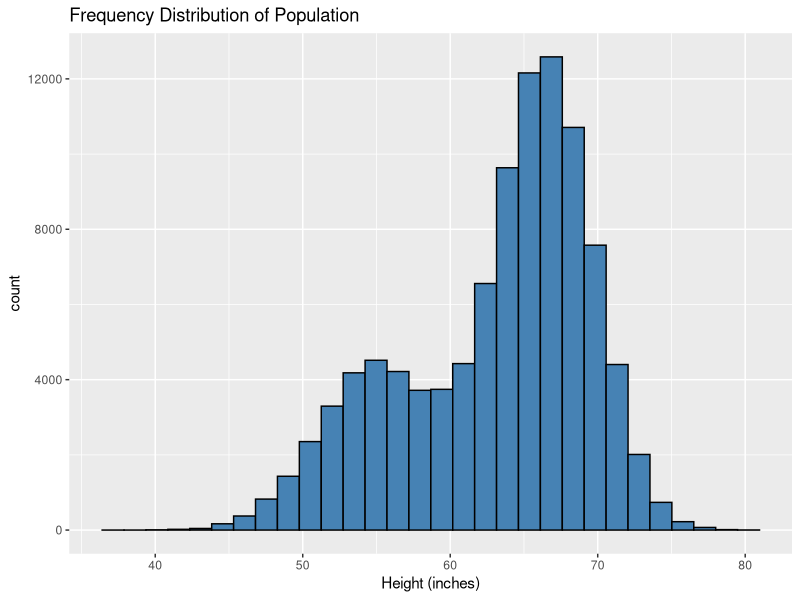
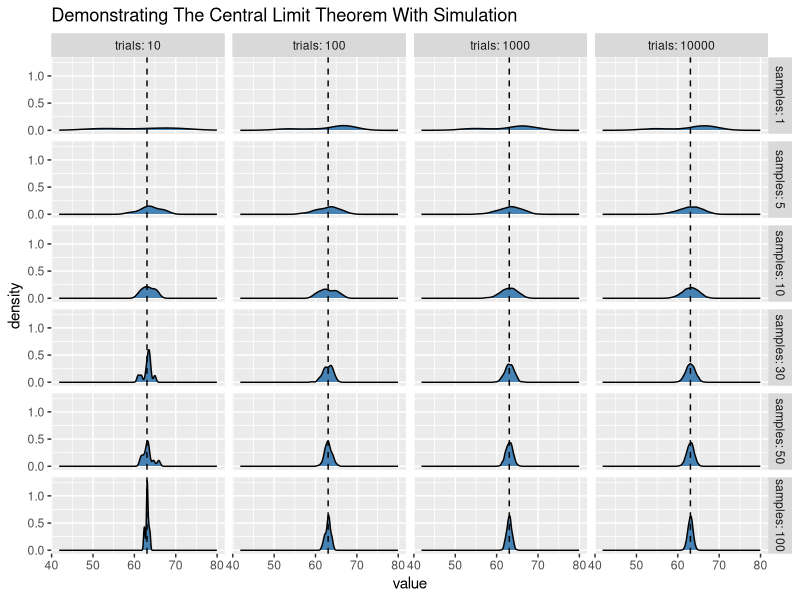

Generate these figures, in order, with R:
#load required packages

library(ggplot2, knitr) 
set.seed(7759) #So population is the same for all

# Create a populationfrom 70,000 adults and 30,000 10-yr olds
adult <- rnorm(70000, mean = 66.5, sd = 3.25)
child <- rnorm(30000, mean = 55, sd =4)
pop <- c(adult, child)

# Calculate population mean and sd
(mu <- mean(pop))
(sigma <- sd(pop))

# Converts vector of people into a data frame (one column of values)
poppdf <- as.data.frame(pop)

# Make histogram of the population
hg <- ggplot(poppdf, aes(x = pop)) + stat_bin(color = "black", fill = "steelblue", bins=30) + 
  ggtitle("Frequency Distribution of Population") + xlab("Height (inches)")
hg

#Pick random sample size 10
set.seed(NULL)
draw10 = sample(pop, size = 10, replace = TRUE)

#
n <- c(1, 5, 10, 30, 50, 100)  #size n of each sample
t <- c(10, 100, 1000, 10000) #number of samples size n picked

df <- data.frame() #initialize our empty data frame

# Run the simulation
for(i in n) { #for each value of n...
  col <- c()
  for(j in t) { #we loop through each value of t...
    trial <- 1:j
    counter <- j #set up an egg timer based on whichever t value we're on
    value <- c()
    while(counter > 0) {    # and extract n samples from the population...
      bucket <- sample(pop, i, replace = TRUE)
      xbar <- mean(bucket) #calculate the mean...
      value <- c(value, xbar) # and add it to a vector
      counter <- counter - 1 #egg timer counts down and loops back until it hits 0
    }
    sbar <- sd(value) #calculate the standard deviation of our sample
    col <- cbind(trial, value, sbar, i, j) #stick all the info together...
    df <- rbind(df, col) #and attach it to our master data frame
  } #and we do it again for the next set of values until we're done!
  
}

rm(col, bucket, value, counter, i, j, n, sbar, t, xbar, trial) #clean up

# Let's take a look!
str(df)

head(df, n = 25) #the full table is too big to look at but we can take a peek at the first few rows.

# We tidy up our data frame to get it ready for graphing. Note that we built it in "tall"
# form so it's already structured for ggplot

names(df) <- c("trial#", "value", "sdev", "samples", "trials")

# Creating the plot
g <- ggplot(df, aes(x = value)) + geom_density(fill = "steelblue") + 
  facet_grid(samples ~ trials, labeller = label_both) + 
  ggtitle("Demonstrating The Central Limit Theorem With Simulation") + 
  geom_vline(xintercept = mu, linetype = "dashed")
g